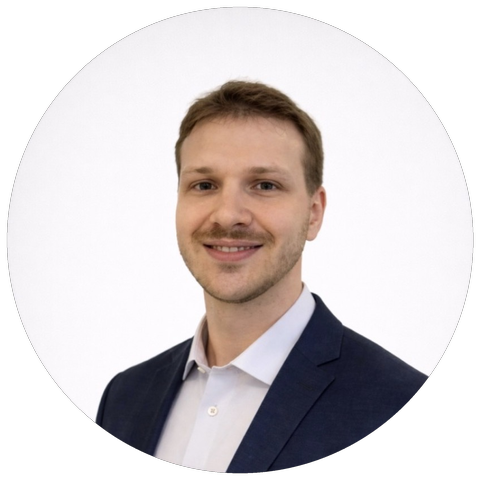
#> input picture assets/kasper-portrait.png, 480 x 480 px, given in place of d748a5d2-IMG_0830.jpeg, which was not available
$ python make_portrait.py
#> lines starting #> are read from the running program, lines starting #| are printed output that depends on the picture; pictures that were not available may be replaced by others from this repository, and a replacement may not be noted
#!/usr/bin/env python3
"""Cut the headshot out of its dark background as a clean circular transparent PNG."""
from PIL import Image, ImageDraw

SRC = "/root/.claude/uploads/228e3010-f326-574a-b879-002d7fe07536/d748a5d2-IMG_0830.jpeg"
OUT = "/home/user/ClaudePersonal/assets/kasper-portrait.png"

im = Image.open(SRC).convert("RGB")
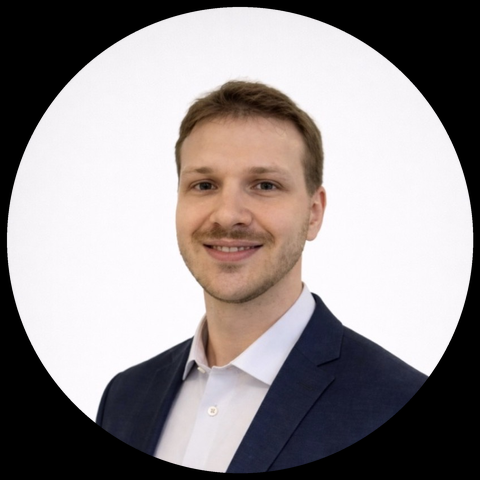
#> im: PIL image 480x480 RGB; mean R, G, B 148.5, 142.2, 142.7
W, H = im.size
#> W = 480; H = 480
px = im.load()

def lum(p):
    return 0.299 * p[0] + 0.587 * p[1] + 0.114 * p[2]

# Detect the bright circle: scan the centre row for its horizontal extent,
# then the centre column for its top, and derive centre + radius.
y0 = H // 2
#> y0 = 240
xs = [x for x in range(W) if lum(px[x, y0]) > 150]
#> xs = 369 values from 7 to 472
left, right = min(xs), max(xs)
#> left = 7; right = 472
cx = (left + right) // 2
#> cx = 239
R = (right - left) // 2
#> R = 232

x0 = cx
#> x0 = 239
ys = [y for y in range(H) if lum(px[x0, y]) > 150]
#> ys = 280 values from 7 to 444
top = min(ys)
#> top = 7
cy = top + R
#> cy = 239

# keep the crop square and inside the image
R = min(R, cx, cy, W - 1 - cx, H - 1 - cy)
box = (cx - R, cy - R, cx + R, cy + R)
#> box = (7, 7, 471, 471)
print("W,H=", (W, H), "center=", (cx, cy), "R=", R, "box=", box)
#| W,H= (480, 480) center= (239, 239) R= 232 box= (7, 7, 471, 471)

crop = im.crop(box)
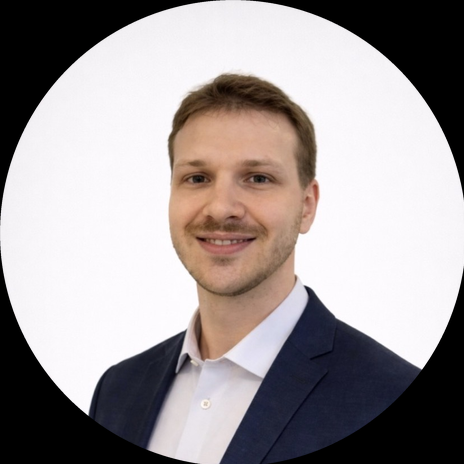
#> crop: PIL image 464x464 RGB; mean R, G, B 158.8, 152, 152.6
SIZE = 480
crop = crop.resize((SIZE, SIZE), Image.LANCZOS)
#> crop: PIL image 480x480 RGB

# supersampled circular mask, trimmed ~1.5% to shave the dark anti-aliased rim
ss = 4
big = Image.new("L", (SIZE * ss, SIZE * ss), 0)
#> big: PIL image 1920x1920 L; every value is 0
d = ImageDraw.Draw(big)
pad = int(SIZE * ss * 0.015)
d.ellipse((pad, pad, SIZE * ss - pad, SIZE * ss - pad), fill=255)
mask = big.resize((SIZE, SIZE), Image.LANCZOS)
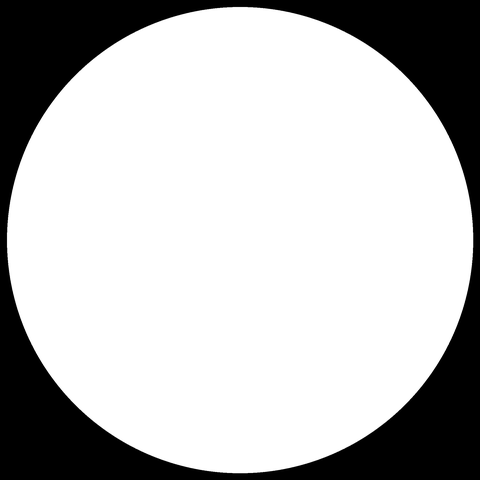
#> mask: PIL image 480x480 L; min 0, max 255, mean 188.9

out = Image.new("RGBA", (SIZE, SIZE), (0, 0, 0, 0))
#> out: PIL image 480x480 RGBA; every value is 0
out.paste(crop, (0, 0), mask)
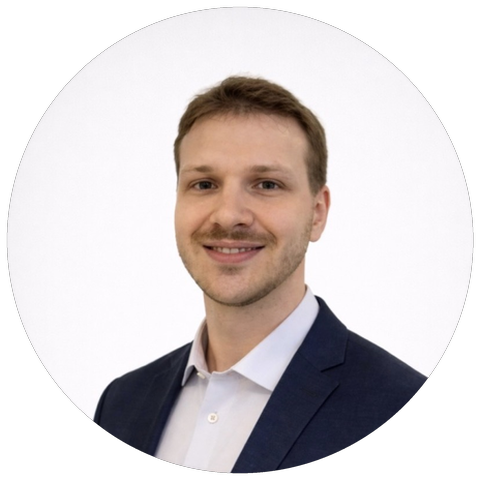
#> out: PIL image 480x480 RGBA; mean R, G, B, A 148.8, 142.2, 142.4, 188.9; transparent parts drawn white
out.save(OUT)

import os
print("saved", OUT, os.path.getsize(OUT), "bytes")
